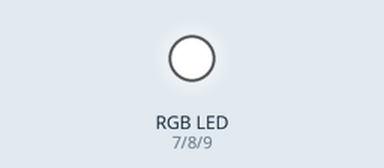
Simulated run of this sketch. Board: Arduino Uno, built with avr-gcc and run on an emulated ATmega328P. Shown: an RGB LED mixed from three pins (HIGH = lit).

Above: at 0.1 s.
Timing chart, 0 to 1.6 s (numbered marks = the images above):
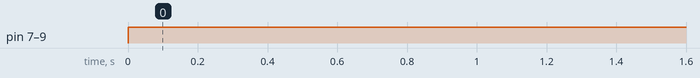

Measured:
- by itself, pin 7 (redPin), pin 8 (greenPin), pin 9 (bluePin): LOW → HIGH at 0.00 s

The sketch:

RGB.ino
```cpp
const int redPin = 7;
const int greenPin = 8;
const int bluePin = 9;

void setup() {
  pinMode(redPin, OUTPUT);
  pinMode(greenPin, OUTPUT);
  pinMode(bluePin, OUTPUT);
}

// void loop() {
//   digitalWrite(redPin, HIGH);
//   digitalWrite(greenPin, LOW);
//   digitalWrite(bluePin, LOW);
//   delay(1000);

//   digitalWrite(redPin, LOW);
//   digitalWrite(greenPin, HIGH);
//   digitalWrite(bluePin, LOW);
//   delay(1000);

//   digitalWrite(redPin, LOW);
//   digitalWrite(greenPin, LOW);
//   digitalWrite(bluePin, HIGH);
//   delay(1000);
// }


// void loop() {
//   color(0, 255, 255);
//   delay(1000);
//   color(255, 0, 255);
//   delay(1000);
//   color(255, 255, 0);
//   delay(1000);

// }

void loop() {
  color(255, 255, 255);
}


void color(unsigned char red, unsigned char green, unsigned char blue) {
  analogWrite(redPin, red);
  analogWrite(greenPin, green);
  analogWrite(bluePin, blue);
}
```
